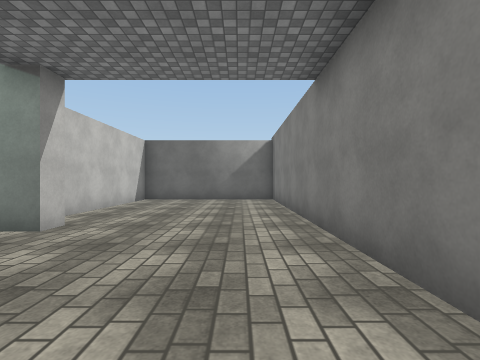
[1] (above)

16 first-person views from a walk through a 3-D level made in the Unity game engine. The camera is 1.4 m above the floor, looks level and sees 85° across. The floor is counted in squares, 2 m on a side. Each view is taken from the middle of a square. On the plan, view 1 faces up. The plan holds only what a view shows up to about 9 squares ahead; the rest is blank. The place goes on beyond the plan. The player is left out. Some animated figures are not drawn. Surface patterns are stand-ins for the level's own textures.

[2]
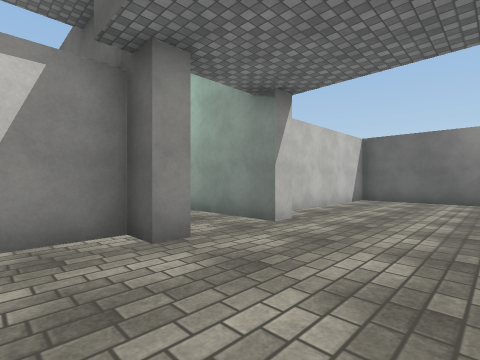

[3]
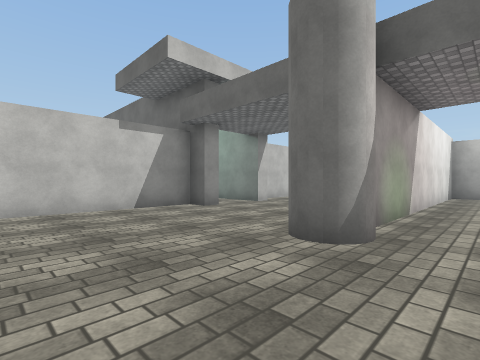

[4]
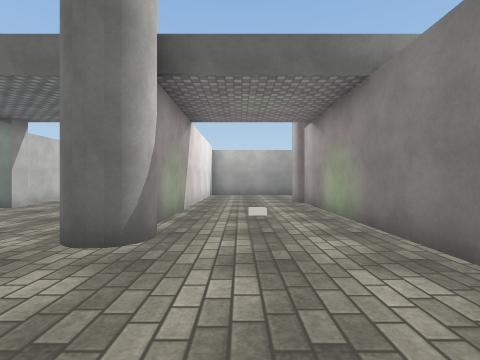

[5]
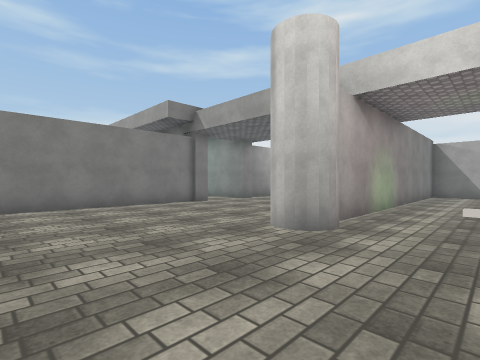

[6]
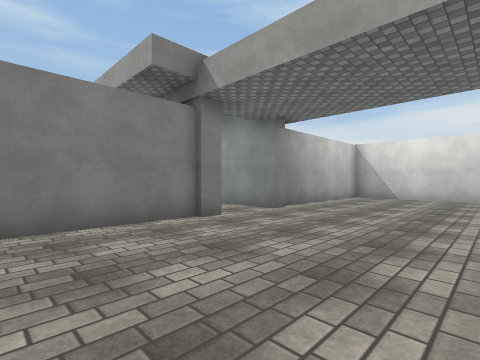

[7]
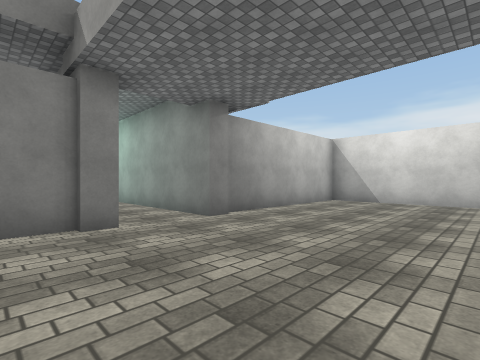

[8]
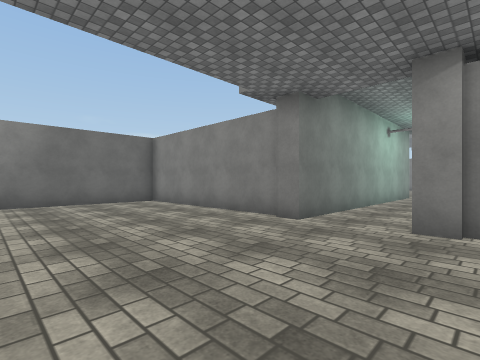

[9]
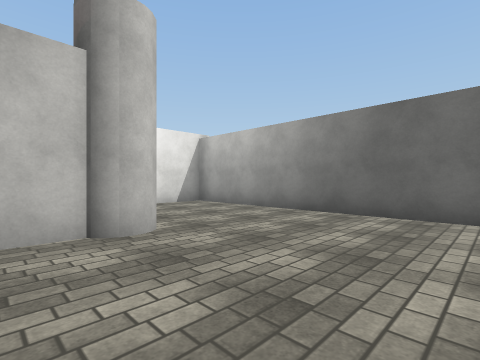

[10]
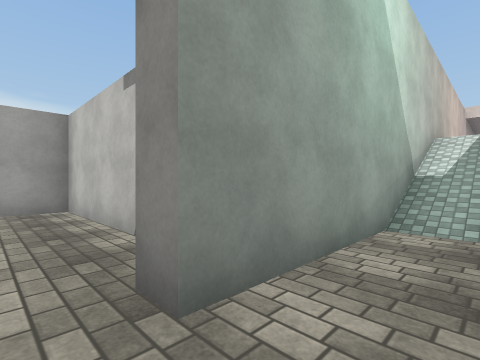

[11]
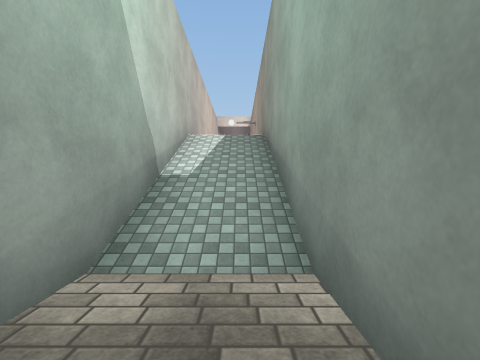

[12]
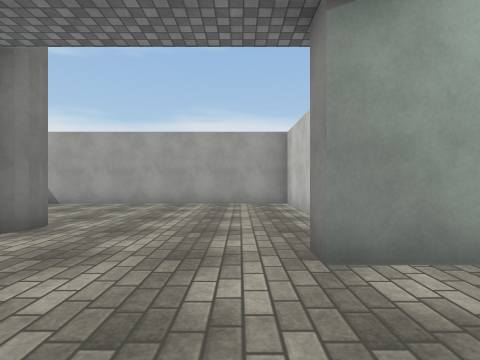

[13]
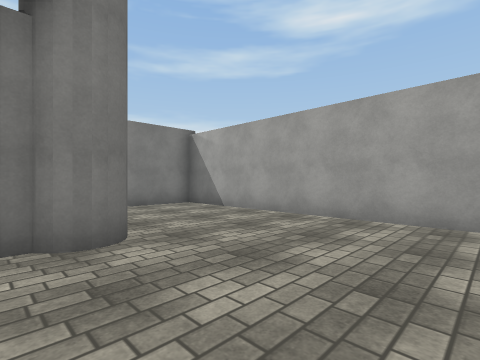

[14]
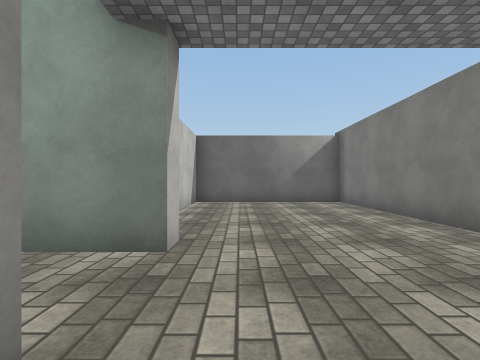

[15]
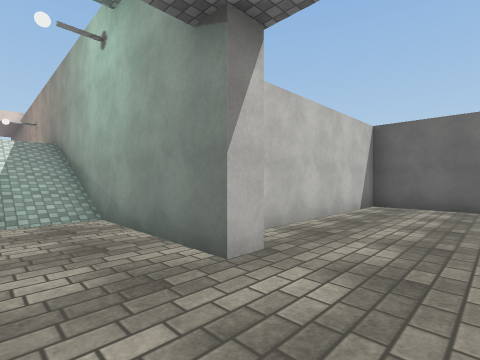

[16]
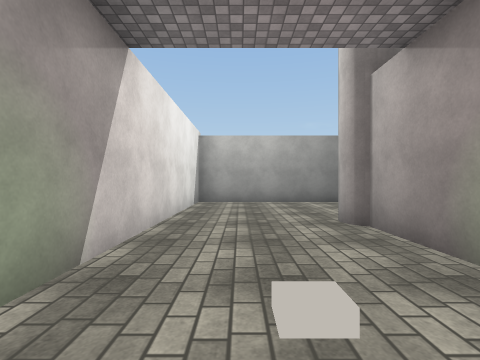

### Floor plan
Key: @ floor where view 1 was taken; # wall or solid block; . floor; / step, stairs or slope.
Columns run from 12 left of view 1 to 15 right of it. Each row starts with its distance up from view 1.
 10         ################
  9         #....#.........#
  8         #....#.........#
  7         #....#.........#
  6         #....#.........#
  5         #....#...#.....#
  4 ##########...#...#.....#####
  3   /////......#...#..........
  2   /////......#...#.........
  1  #########...#...#.....#####
  0         #...@#...#.....#
 -1         #........#.....#
 -2         #........#.....#
 -3         #........#.....#
 -4         ################

Where each view was taken, in squares from view 1:
view 1: 0 up, 0 right, facing up
view 2: 0 up, 0 right, facing up-left
view 3: 3 down, 3 right, facing up-left
view 4: 3 down, 3 right, facing up
view 5: 9 up, 3 right, facing down-right
view 6: 7 up, 6 right, facing down-right
view 7: 5 up, 6 right, facing down-right
view 8: 1 up, 6 right, facing up-right
view 9: 4 up, 9 right, facing up-left
view 10: 3 up, 2 left, facing down-left
view 11: 3 up, 4 left, facing left
view 12: 4 up, 2 left, facing down
view 13: 1 up, 2 left, facing down-right
view 14: 1 up, 2 left, facing up
view 15: 2 up, 1 left, facing up-left
view 16: 1 up, 3 right, facing up
